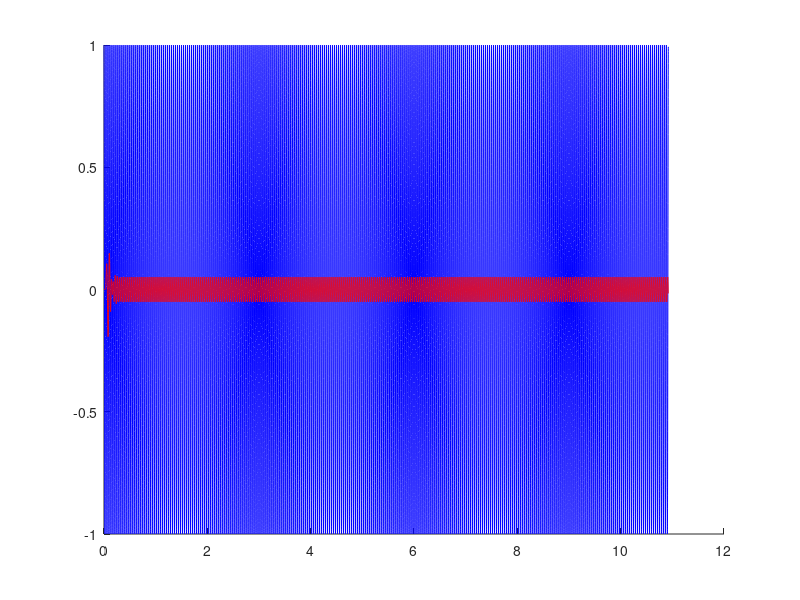

The MATLAB source for this figure:
clear;
clc;

n=32768;
t=(0:n-1)/3000;

s = cos(2*pi*26*t);
filtered = s;

lpf3k = [1,2,1,1,-1.98580607763713,0.987430879565983;1,2,1,1,-1.96234827644227,0.963953885016314;1,2,1,1,-1.94282576708918,0.944415402194706;1,2,1,1,-1.92888371699001,0.930461944602056;1,2,1,1,-1.92163389881911,0.923206194573720];
g = [0.000406200482212439;0.000401402143510437;0.000397408776382334;0.000394556903011068;0.000393073938652093;1];

for j = 1:length(g)-1
    lpf3k(j, 1:3) = lpf3k(j, 1:3).*g(j);
end

clf;
hold on;
plot(s, 'r');
plot(sosfilt(lpf3k,s));
hold off;

%%
z3 = zeros(size(lpf3k));

for i=1:n
    for sec=1:size(lpf3k, 1)
        z3(sec, 1) = filtered(i) - z3(sec, 2)*lpf3k(sec, 5) - z3(sec, 3)*lpf3k(sec, 6);
        filtered(i) = z3(sec, 1)*lpf3k(sec, 1) + z3(sec, 2)*lpf3k(sec, 2) + z3(sec, 3)*lpf3k(sec, 3);
        z3(sec, 3) = z3(sec, 2);
        z3(sec, 2) = z3(sec, 1);
    end
end

clf;
hold on;
plot(t, s, 'b');
plot(t, filtered, 'r');
hold off;
